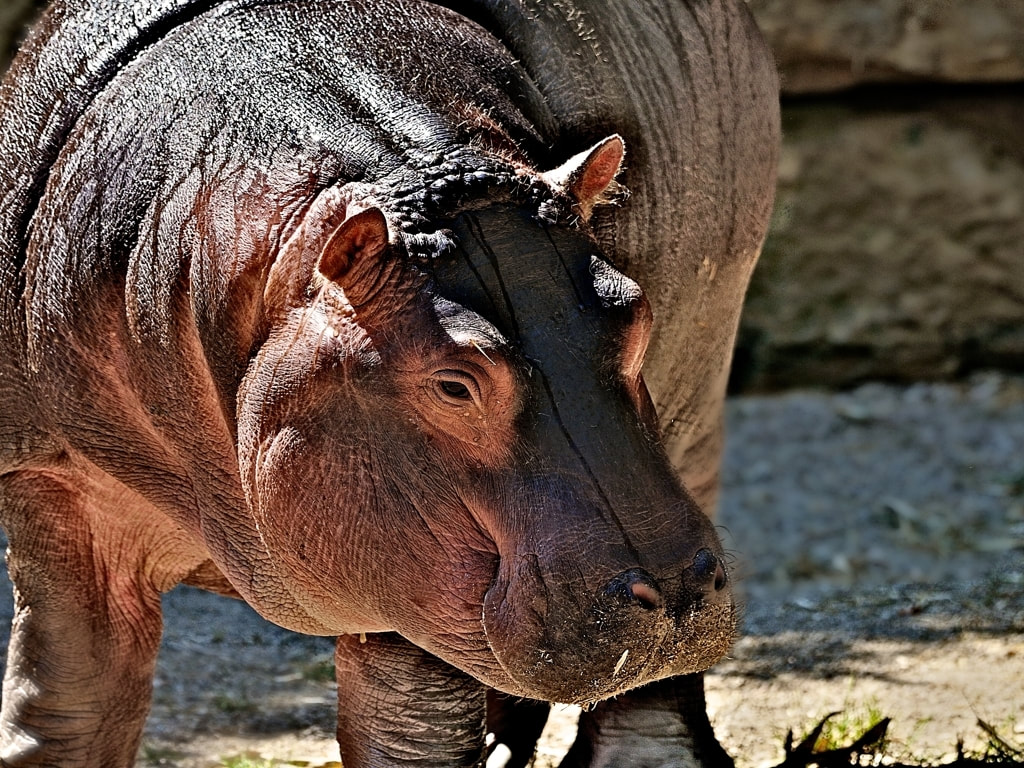
#> input picture sample_data/1024x768/test_images/indic-sharpness-5_orig.jpg, 1024 x 768 px
$ jupyter execute --allow-errors '3 - Distribuição de Cores.ipynb'   (shell and % lines are left out)
#> lines starting #> are read from the running program, lines starting #| are printed output that depends on the picture
[cell 1]
from matplotlib.pyplot import imshow
from PIL import Image
import numpy as np
import scipy.ndimage.filters
from matplotlib import pyplot as plt
from matplotlib import colors

[cell 2]
im = Image.open('../../sample_data/1024x768/test_images/indic-sharpness-5_orig.jpg')
#> im is the input picture: PIL image 1024x768 RGB; mean R, G, B 97.8, 80.4, 69.8
print(im.mode)
#| RGB
print(im.getbands())
#| ('R', 'G', 'B')
m = np.array(im)
print (m.shape)
#| (768, 1024, 3)
#m = np.delete(m,0, 2)
#m = np.delete(m,1, 2)
print (m.shape)
#| (768, 1024, 3)
h = m.shape[0]
#> h = 768
w = m.shape[1]
#> w = 1024
#m = m.reshape(w,h)

plt.imshow(m, cmap='gray', vmin=0, vmax=255)

[cell 3]
hsvimage =colors.rgb_to_hsv(m)
#> hsvimage: shape (768, 1024, 3) float32; mean of channels 0, 1, 2 0.2, 0.4, 100
hue = hsvimage[:,:,0]
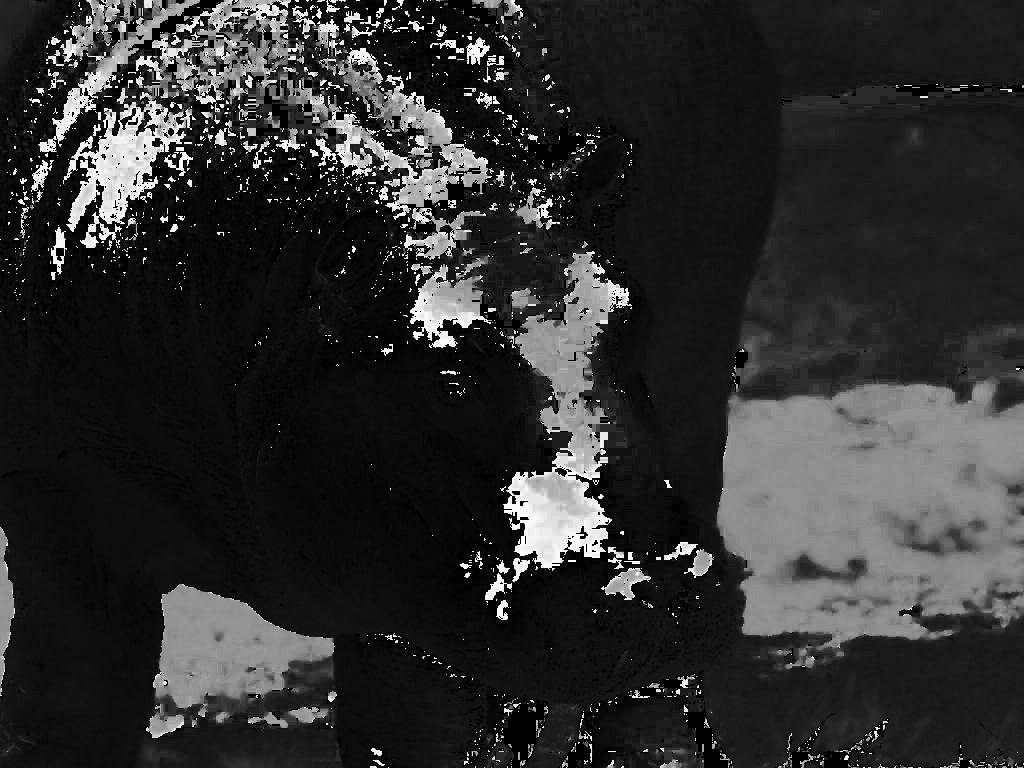
#> hue: shape (768, 1024) float32; min 0, max 0.998, mean 0.183
sat = hsvimage[:,:,1]
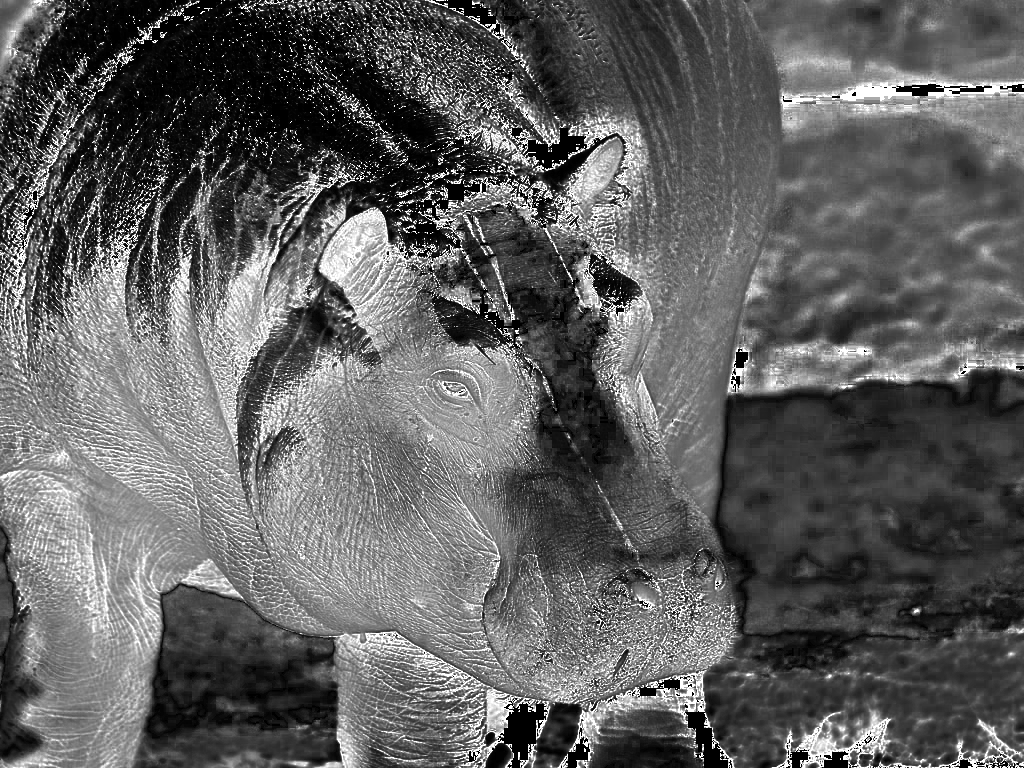
#> sat: shape (768, 1024) float32; min 0, max 1, mean 0.378
value = hsvimage[:,:,2]
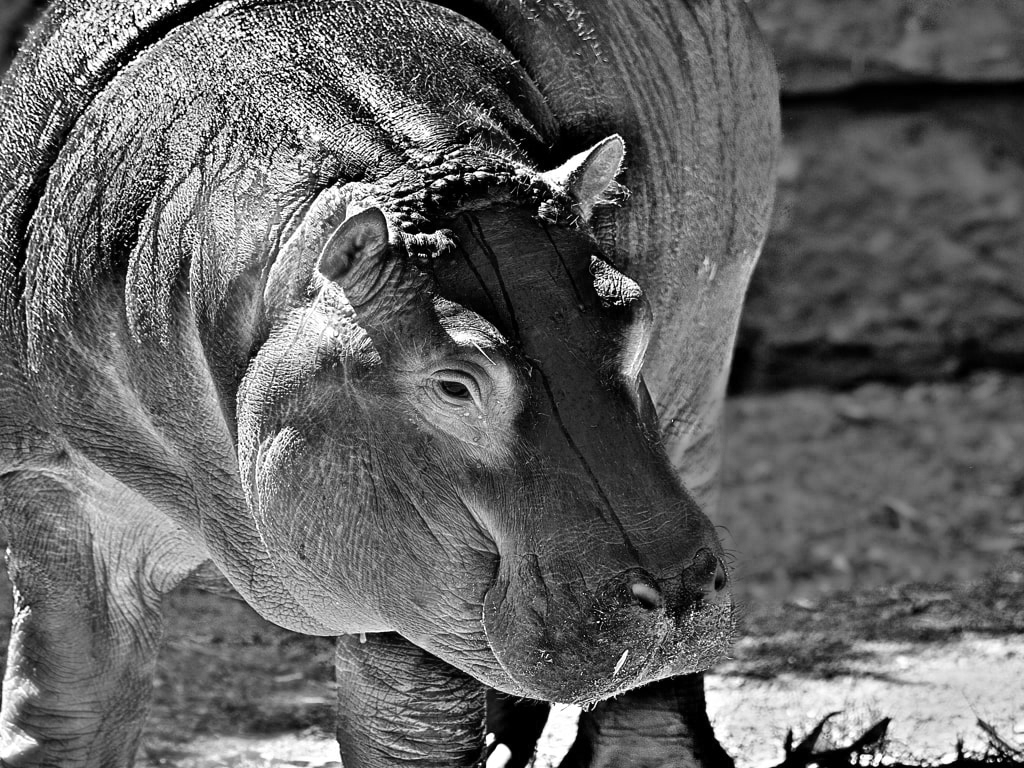
#> value: shape (768, 1024) float32; min 0, max 255, mean 100

plt.figure()
plt.imshow(hue*255, cmap='gray', vmin=0, vmax=255)
plt.figure()
plt.imshow(sat*255, cmap='gray', vmin=0, vmax=255)
plt.figure()
plt.imshow(value, cmap='gray', vmin=0, vmax=255)
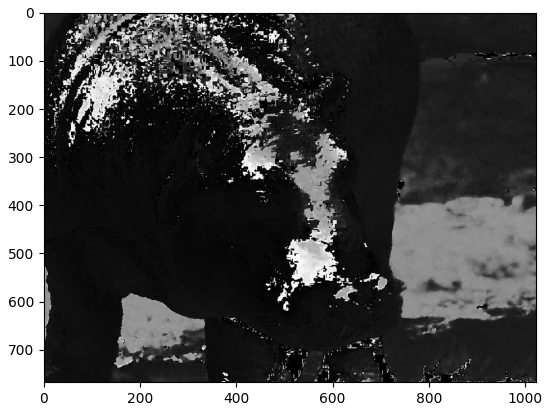
#> figure drawn by matplotlib, 1 panel
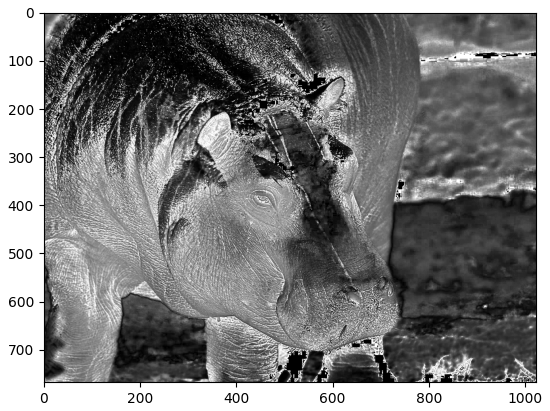
#> figure drawn by matplotlib, 1 panel

[cell 4]
normV = value/255

[cell 5]
saturated = [(p > 0.2) for p in sat.flatten()]
#> saturated = 786432 items
middleValues = [((p > 0.15) and (p < .95)) for p in normV.flatten()]
#> middleValues = 786432 items

[cell 6]
hue2 = hue.flatten()[saturated and middleValues]

[cell 7]
hist = np.histogram(hue2,bins=20)
print (hist[0])
#| [192700 207812 105604  13830   4447   2463   1396   2429   6854   4992
#|   23843  45922   7172   4706   2938   2631   1241   3461   9919  10542]
maxHue = max(hist[0])
#> maxHue = 207812
print(maxHue)
#| 207812
t = maxHue * 0.05
#> t = 10390.6
count = 0
for i in range(20):
    n = hist[0][i]
    if n > t:
        count += 1
#> this loop made 20 passes
#> n on passes 1 to 12: 192700, 207812, 105604, 13830, 4447, 2463, 1396, 2429, 6854, 4992, 23843, 45922
#> after the loop, count = 7
print ("COUNT:", count)
#| COUNT: 7
feature = 20 - count
#> feature = 13
print ("FEAUTRE:", feature)
#| FEAUTRE: 13

#> (a cell that did not finish here is left out)

[cell 9]
# Plot the luminance histogram for the grayscale image
plt.hist(hue2.flatten(),bins=20, density=False, color='black', alpha=0.5)

# Show the plot
plt.show()
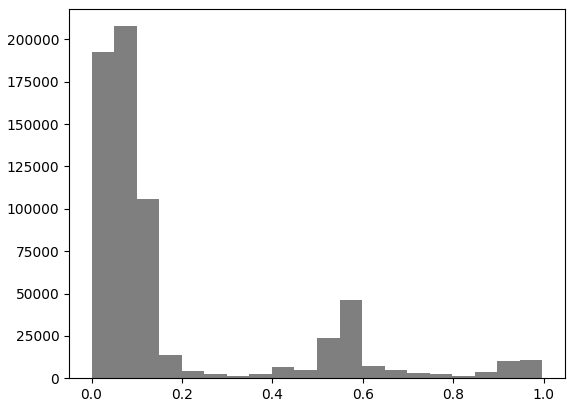
#> figure drawn by matplotlib, 1 panel; tallest bar 207812 high, from x = 0.0499 to 0.0998

$ run again, with sample_data/1024x768/test_images/indic-sharpness-1_orig.jpg copied over sample_data/1024x768/test_images/indic-sharpness-5_orig.jpg
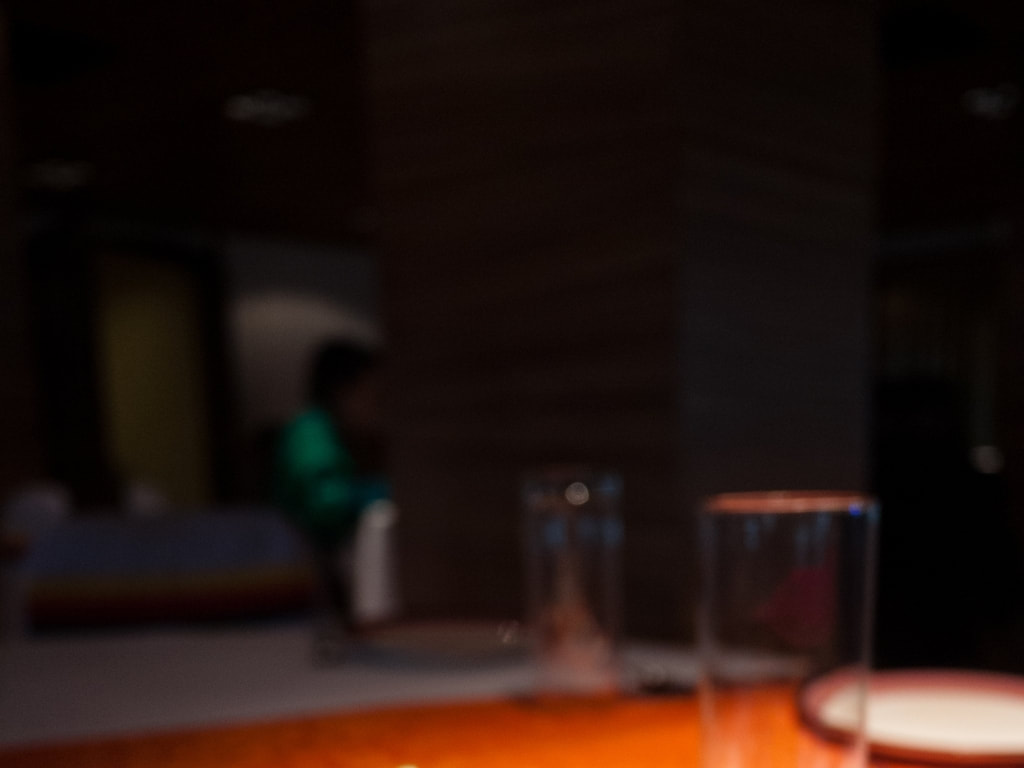
#> input picture sample_data/1024x768/test_images/indic-sharpness-1_orig.jpg, 1024 x 768 px
#> im is the input picture: PIL image 1024x768 RGB; mean R, G, B 35.4, 20.2, 15.3
#| RGB
#| ('R', 'G', 'B')
#| (768, 1024, 3)
#| (768, 1024, 3)
#> hsvimage: shape (768, 1024, 3) float32; mean of channels 0, 1, 2 0.2, 0.6, 35.9
#> `[cell 3] hsvimage =colors.rgb_to_hsv(m) hue = hsvimage[:,:,0] sat = hs..`:
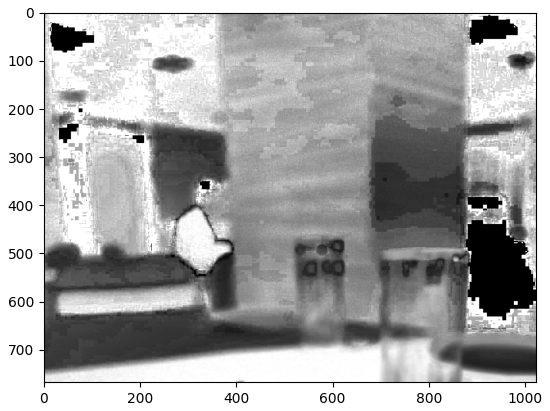
#> figure drawn by matplotlib, 1 panel
#> saturated = 786432 items
#| [106261  31968   2506     22     10      9      0      4    161   2255
#|     151     68    748   1339    582    192    474    983   1882  17990]
#> maxHue = 106261
#| 106261
#> t = 5313.1
#> the loop `for i in range(20):` made 20 passes
#> n on passes 1 to 8: 106261, 31968, 2506, 22, 10, 9, 0, 4
#> after the loop `for i in range(20):`: count = 3
#| COUNT: 3
#> feature = 17
#| FEAUTRE: 17
#> `plt.show()`:
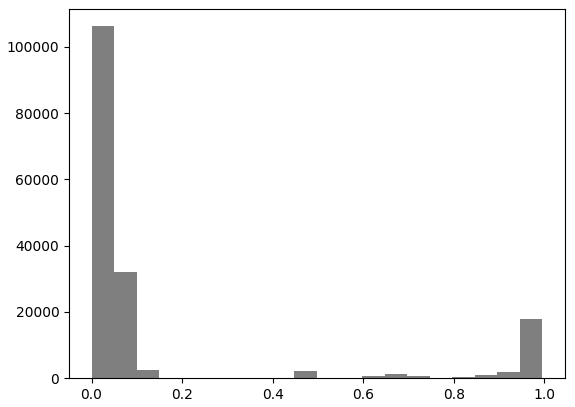
#> figure drawn by matplotlib, 1 panel; tallest bar 106261 high, from x = 0 to 0.0498
